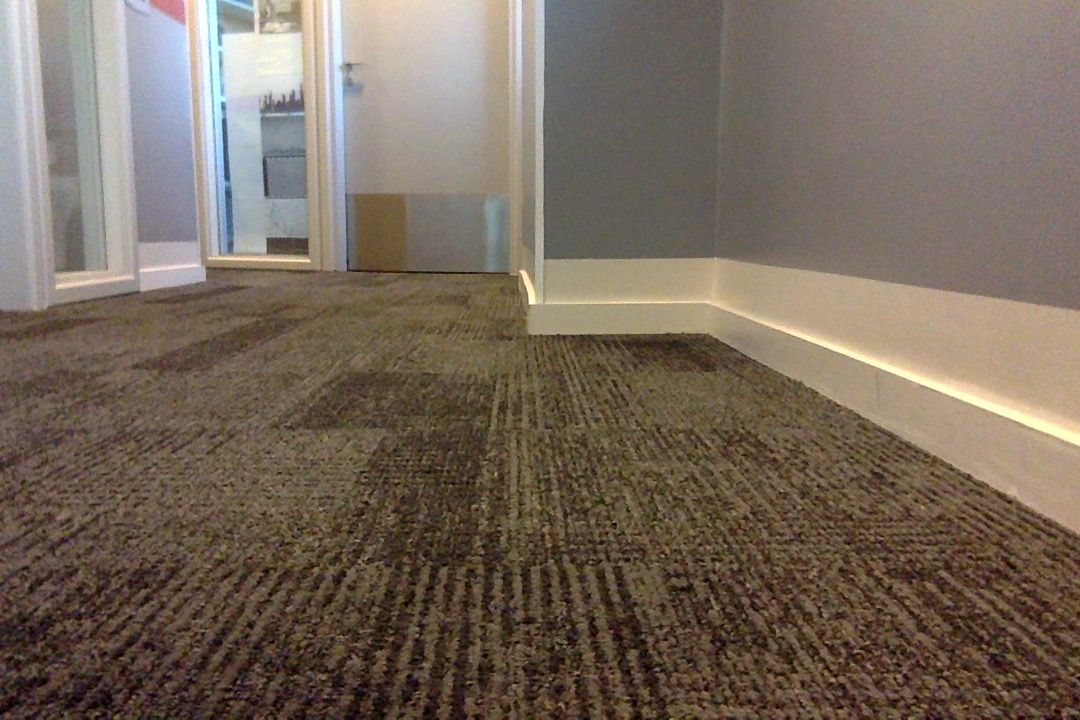
#> input picture visao3/hall_robots.jpg, 1080 x 720 px, given in place of the camera
$ python draw_circles.py   (Python 2 division)   (older library calls are emulated)
#> lines starting #> are read from the running program, lines starting #| are printed output that depends on the picture
 #!/usr/bin/env python
__author__      = "Matheus Dib, Fabio de Miranda"


import cv2
import cv2.cv as cv
import numpy as np
from matplotlib import pyplot as plt
import time

# If you want to open a video, just change this path
#cap = cv2.VideoCapture('hall_box_battery.mp4')

# Parameters to use when opening the webcam.
cap = cv2.VideoCapture(0)
cap.set(cv.CV_CAP_PROP_FRAME_WIDTH, 640)
cap.set(cv.CV_CAP_PROP_FRAME_HEIGHT, 480)

lower = 0
upper = 1

# Returns an image containing the borders of the image
# sigma is how far from the median we are setting the thresholds
def auto_canny(image, sigma=0.33):
    # compute the median of the single channel pixel intensities
    v = np.median(image)

    # apply automatic Canny edge detection using the computed median
    lower = int(max(0, (1.0 - sigma) * v))
    upper = int(min(255, (1.0 + sigma) * v))
    edged = cv2.Canny(image, lower, upper)

    # return the edged image
    return edged


while(True):
    # Capture frame-by-frame
    #print("New frame")
    ret, frame = cap.read()
#> frame is the input picture: shape (720, 1080, 3); mean B, G, R 92.2, 105.4, 118.9

    # Convert the frame to grayscale
    gray = cv2.cvtColor(frame, cv2.COLOR_BGR2GRAY)
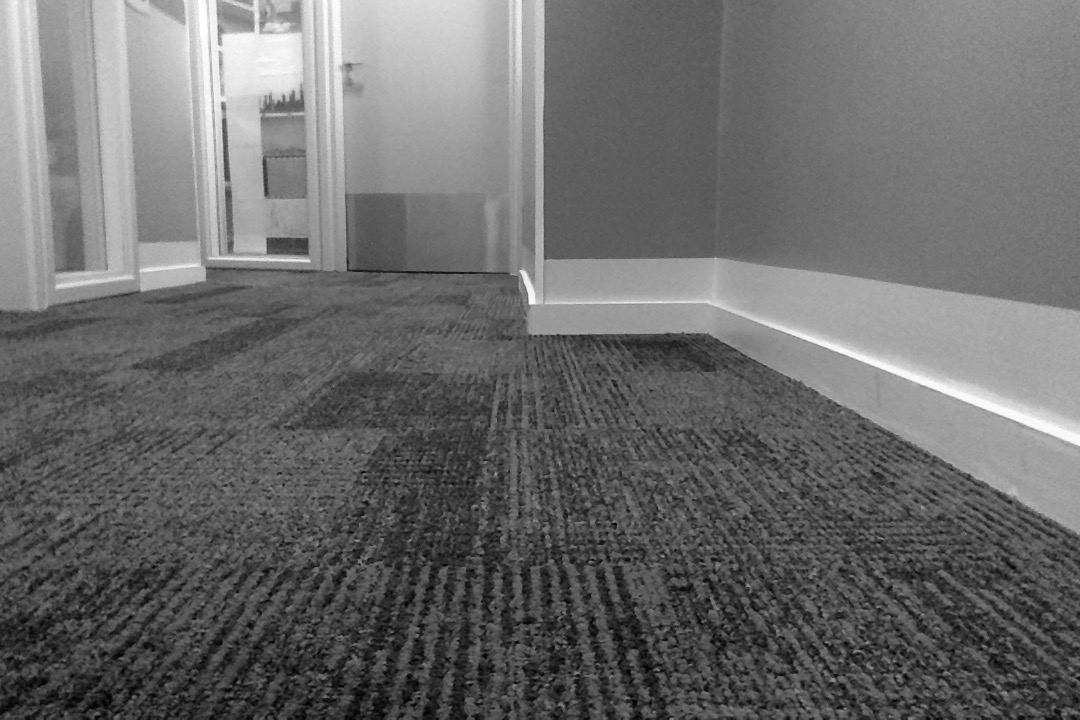
#> gray: shape (720, 1080); min 0, max 255, mean 107.9
    # A gaussian blur to get rid of the noise in the image
    blur = cv2.GaussianBlur(gray,(7,7),0)
    # Detect the edges present in the image
    bordas = auto_canny(blur)
#> in auto_canny, `v = np.median(image)`: v = 96
#> in auto_canny, `lower = int(max(0, (1.0 - sigma) * v))`: lower = 64
#> in auto_canny, `upper = int(min(255, (1.0 + sigma) * v))`: upper = 127
#> in auto_canny, `edged = cv2.Canny(image, lower, upper)`:
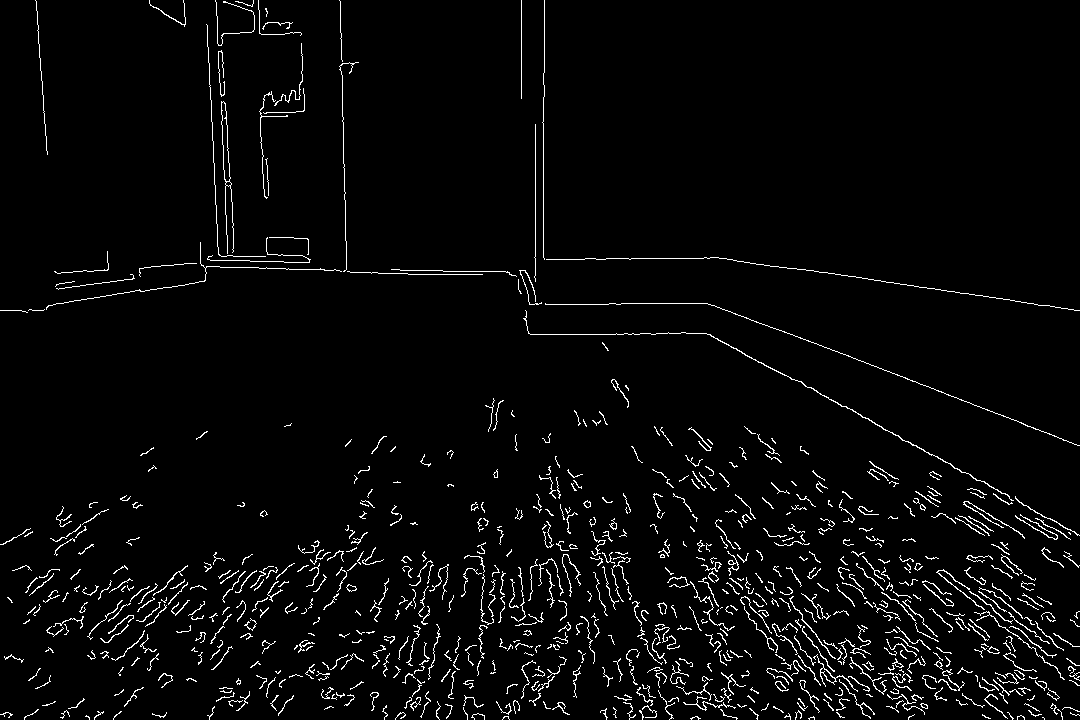
#> edged: shape (720, 1080); 3.3% white in thin lines or dots


    circles = []


    # Obtains a version of the edges image where we can draw in color
    bordas_color = cv2.cvtColor(bordas, cv2.COLOR_GRAY2BGR)
#> bordas_color: shape (720, 1080, 3); 3.3% white in thin lines or dots

    # HoughCircles - detects circles using the Hough Method. For an explanation of
    # param1 and param2 please see an explanation here http://www.pyimagesearch.com/2014/07/21/detecting-circles-images-using-opencv-hough-circles/
    circles=cv2.HoughCircles(bordas,cv.CV_HOUGH_GRADIENT,2,40,param1=50,param2=100,minRadius=2,maxRadius=60)
#> circles = [[867, 633, 50], [945, 631, 58.8], [999, 653, 54.4]]
#> (the run stopped early here; a loop or call above may not have finished)
